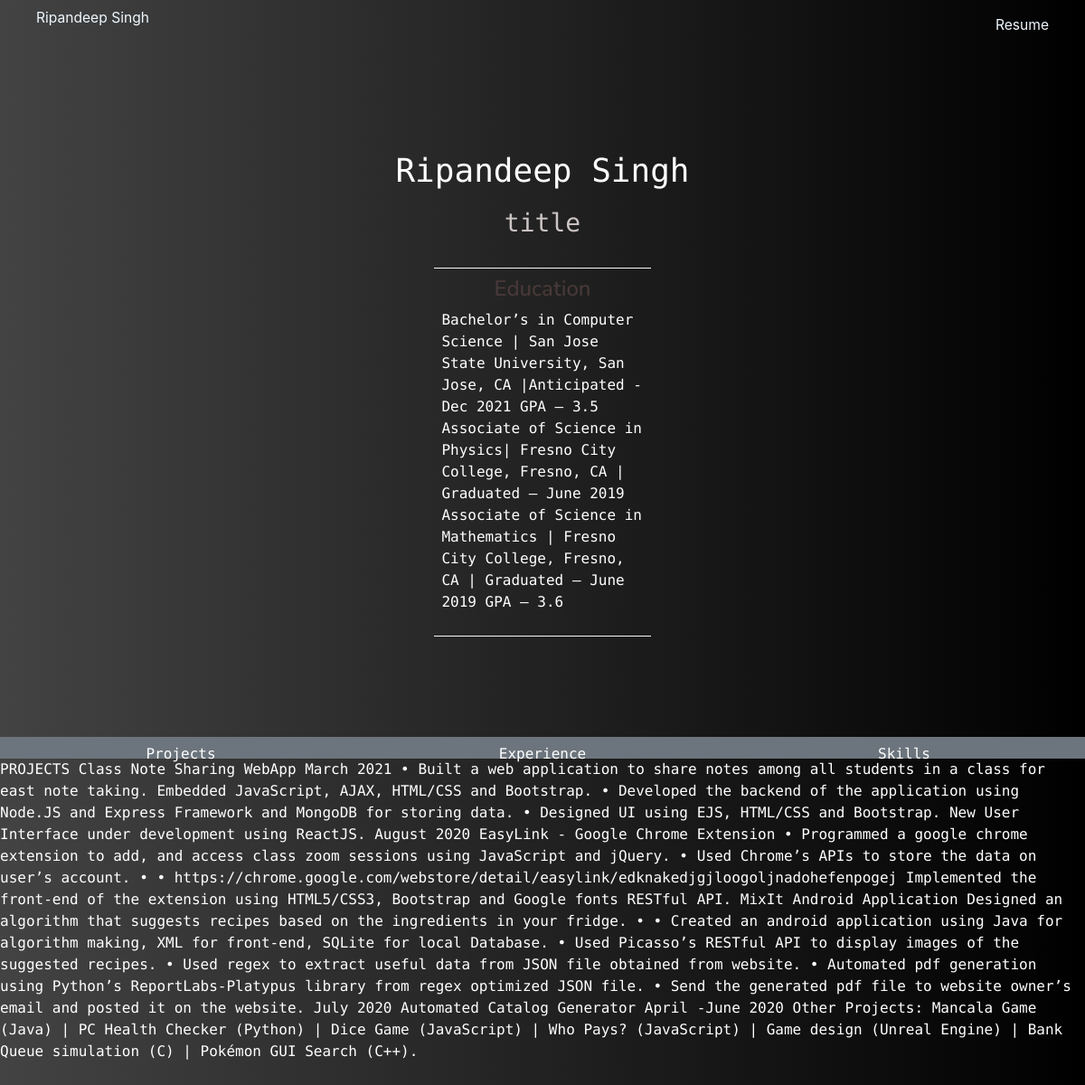
The page /user/1 on the database as committed earlier.
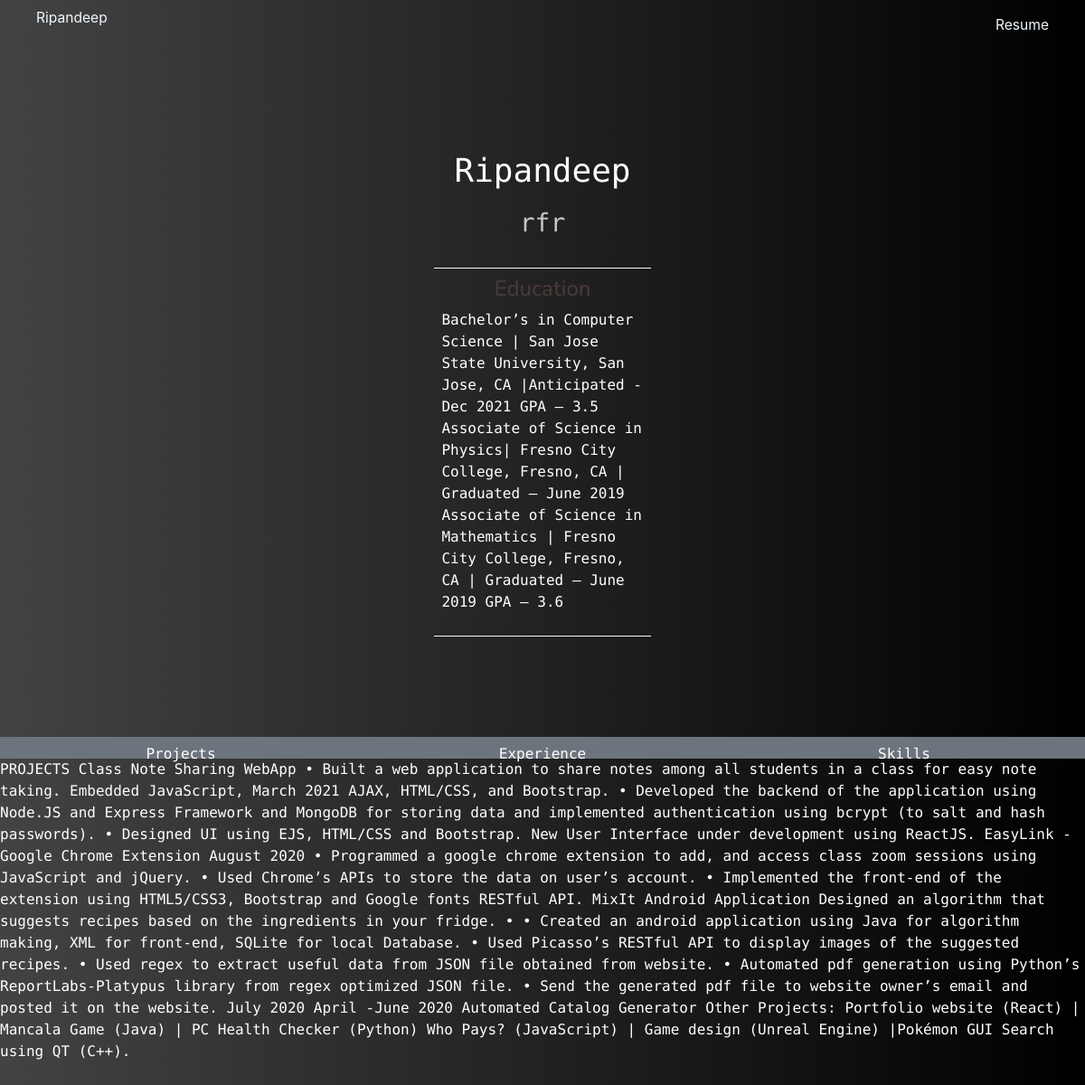
The same page on the database as committed later.
### tables this page shows
CREATE TABLE user (
             user_id INTEGER PRIMARY KEY AUTOINCREMENT NOT NULL,
             name TEXT NOT NULL,
             email TEXT NOT NULL,
             phoneNumber TEXT NOT NULL,
             title TEXT NOT NULL,
             education TEXT NOT NULL,
             projects TEXT NOT NULL,
             skills TEXT NOT NULL,
             experience TEXT NOT NULL,
             fileName TEXT NOT NULL
             );

### index.py (the view)
@app.route("/user/<id>")
def showUser(id):
    dataBase = Database()
    userList = dataBase.getUser(id)
    data = {
        "id": userList[0][0],
        "name": userList[0][1],
        "email": userList[0][2],
        "phoneNumber": userList[0][3],
        "title": userList[0][4],
        "education": userList[0][5],
        "projects": userList[0][6],
        "skills": userList[0][7],
        "experience": userList[0][8],
    }
    return render_template("/portfolio_templates/default_template.html", data=data)

### database.py (called while the page is built)
    def getUser(self, user_id):
        self.__c.execute("SELECT * FROM user WHERE user_id=:user_id", {"user_id": user_id})
        results = self.__c.fetchall()
        return results

### templates/portfolio_templates/default_template.html (shortened to what this page needs)
<!DOCTYPE html>
<html lang="en">
  <head>
    <link rel="stylesheet" href="https://maxcdn.bootstrapcdn.com/bootstrap/4.0.0/css/bootstrap.min.css">
    <link
      rel="stylesheet"
      type="text/css"
      href="{{ url_for('static',filename='default_template.css') }}"
    />
  </head>
  <body>
    <nav class="navbar navbar-expand-lg navbar navbar-light>
      <button class="navbar-toggler" type="button" data-toggle="collapse" data-target="#navbarNav" aria-controls="navbarNav" aria-expanded="false" aria-label="Toggle navigation">
        <span class="navbar-toggler-icon"></span>
      <div class="collapse navbar-collapse" id="navbarNav">
        <ul class="navbar-nav">
          <div id="nv">
            <li style="color: aliceblue; font-size: 1.3vw;" class="nav-item active">
              {{data.name}}
            </li>
          <li class="nav-item active">
            <a style="color: aliceblue; font-size: 1.3vw;" class="nav-link" href="/user/resume/{{data.id}}">Resume</a>
          </li>
        </div>
        </ul>
      </div>
    </nav>
    <section id="section1">
    <h1>{{data.name}}</h1>
    <h3>{{data.title}}</h3>
    <div id="aboutme">
    <h4>Education</h4>
      <p>
        {{data.education}}
      </p>
    </div>
</section>
<section id="section2">
  <div id="buttons">
  <button id="prj" onclick="myHandler(this.id)" type="button" class="btn btn-secondary">Projects</button>
  <button id="exp" onclick="myHandler(this.id)" type="button" class="btn btn-secondary">Experience</button>
  <button id="skl" onclick="myHandler(this.id)" type="button" class="btn btn-secondary">Skills</button>
  </div>
<div id="projects">
<p>{{data.projects}}<p>
</div>
</section>
  </body>
</html>

### static/default_template.css (style rules this page uses)
body { background: #000000; background: -webkit-linear-gradient(to right, #434343, #000000); background: linear-gradient(to right, #434343, #000000); }
#section1 { width: 100%; height: 95vh; display: flex; flex-direction: column; justify-content: center; align-items: center; font-family: 'Source Code Pro', monospace; color: white; }
#section1 h1 { color: white; font-size: 3vw; }
#section1 h4 { color: rgb(73, 57, 57); font-family: 'Nunito', sans-serif; }
#aboutme { display: flex; flex-direction: column; justify-content: center; align-items: center; padding: 0.7vw; max-width: 20vw; margin-top: 2vw; border-top: solid ghostwhite 1px; border-bottom: solid ghostwhite 1px; }
#section1 h3 { margin-top: 1vw; color:rgb(204, 196, 196); }
#section2 { width: 100%; height: 100vh; display: flex; flex-direction: column; align-items: center; font-family: 'Source Code Pro', monospace; color: white; }
#buttons { width: 100%; display: flex; justify-content: center; align-items: stretch; }
#section2 button { display: inline; width: 100%; height: 2vw; border-radius: 0px; }
#nv { display: flex; width: 94vw; justify-content: space-between; overflow: hidden; }

Rows that differ between the two databases and show on the page:
changed user: name "Ripandeep Singh" → "Ripandeep"; title "title" → "rfr"; projects "…Class Note Sharing WebApp March 2021 • Built a web application to share notes among all students in a class for east note taking. Embedded JavaScript, AJAX, HTML/CSS and Bootstrap. • Developed the backend of the application using Node.JS and Express Framework and MongoDB for storing data. • Designed UI using EJS, HTML/CSS and Bootstrap. New User Interface under development using ReactJS. August 2020 EasyLink - Google Chrome Extension • Programmed a google chrome extension to add, and access class zoom sessions using JavaScript and jQuery. • Used Chrome’s APIs to store the data on user’s account. • • https://chrome.google.com/webstore/detail/easylink/edknakedjgjloogoljnadohefenpogej…" → "…Class Note Sharing WebApp • Built a web application to share notes among all students in a class for easy note taking. Embedded JavaScript, March 2021 AJAX, HTML/CSS, and Bootstrap. • Developed the backend of the application using Node.JS and Express Framework and MongoDB for storing data and implemented authentication using bcrypt (to salt and hash passwords). • Designed UI using EJS, HTML/CSS and Bootstrap. New User Interface under development using ReactJS. EasyLink - Google Chrome Extension August 2020 • Programmed a google chrome extension to add, and access class zoom sessions using JavaScript and jQuery. • Used Chrome’s APIs to store the data on user’s account. • Implemented the…"
